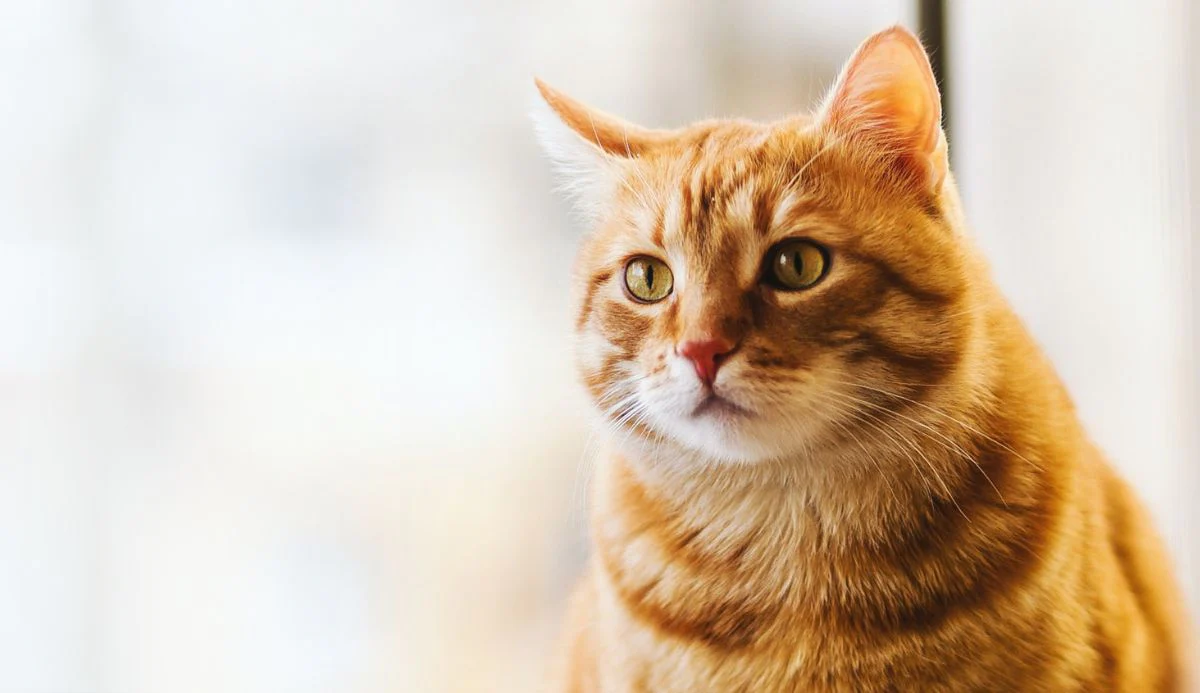
#> input picture Photos/cat-large.png, 1200 x 693 px
$ python basic.py
#> lines starting #> are read from the running program, lines starting #| are printed output that depends on the picture; after the words box and inside, x2 and y2 are one past the last pixel; in counts of white or black regions, pixels touching at a corner belong together
import cv2 as cv

# Reading Images
img = cv.imread('Photos/cat-large.png')
#> img is the input picture: shape (693, 1200, 3); mean B, G, R 179.1, 198.9, 217
cv.imshow('Cat', img)

# Converting an image in grayscale
gray = cv.cvtColor(img, cv.COLOR_BGR2GRAY)
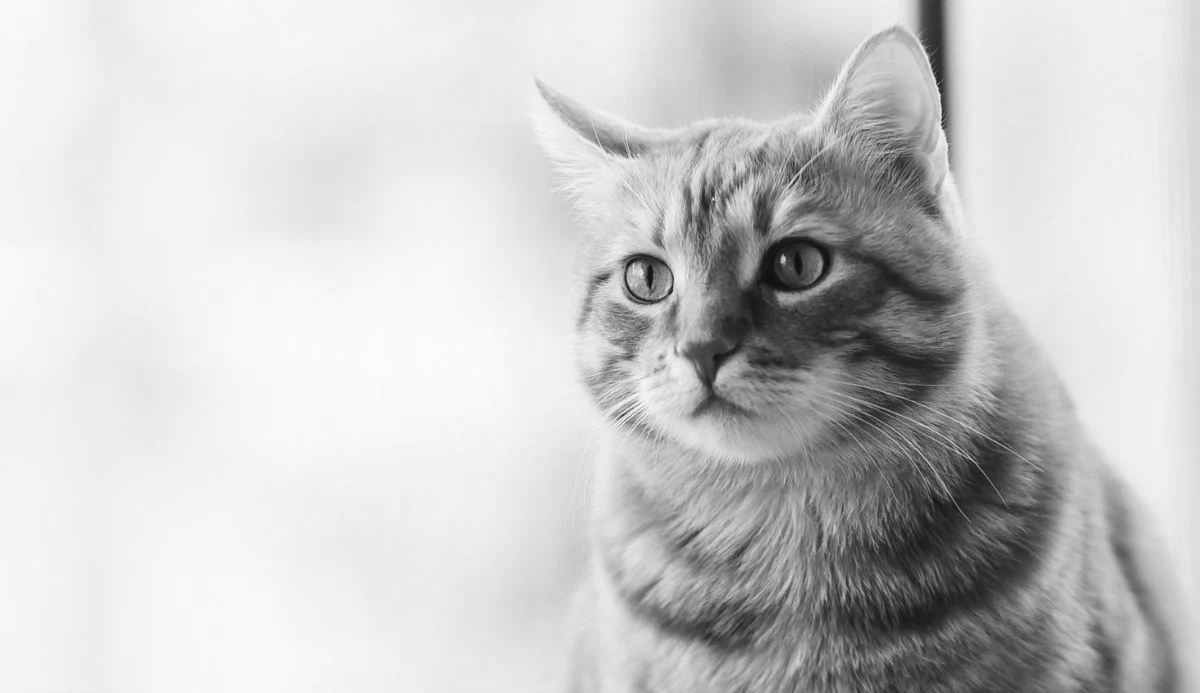
#> gray: shape (693, 1200); min 7, max 253, mean 202.1
cv.imshow('GrayCat', gray)

# Blur an image
blur = cv.GaussianBlur(img, (7,7), cv.BORDER_DEFAULT)
cv.imshow('Blur', blur)

# Edge Cascade
canny = cv.Canny(blur, 125,175)
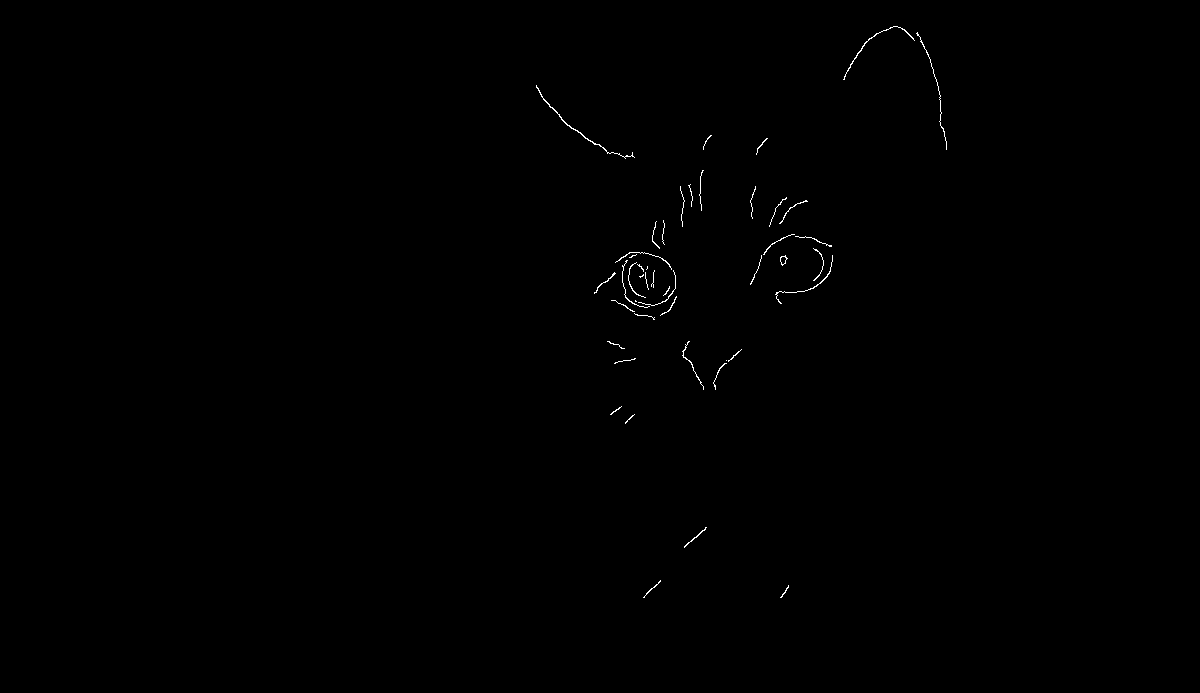
#> canny: shape (693, 1200); 0.23% white in thin lines or dots, all inside (x1, y1, x2, y2) = (536, 26, 947, 598)
cv.imshow('Canny', canny)

# Dilating the image
dilated = cv.dilate(canny, (7,7), iterations=3)
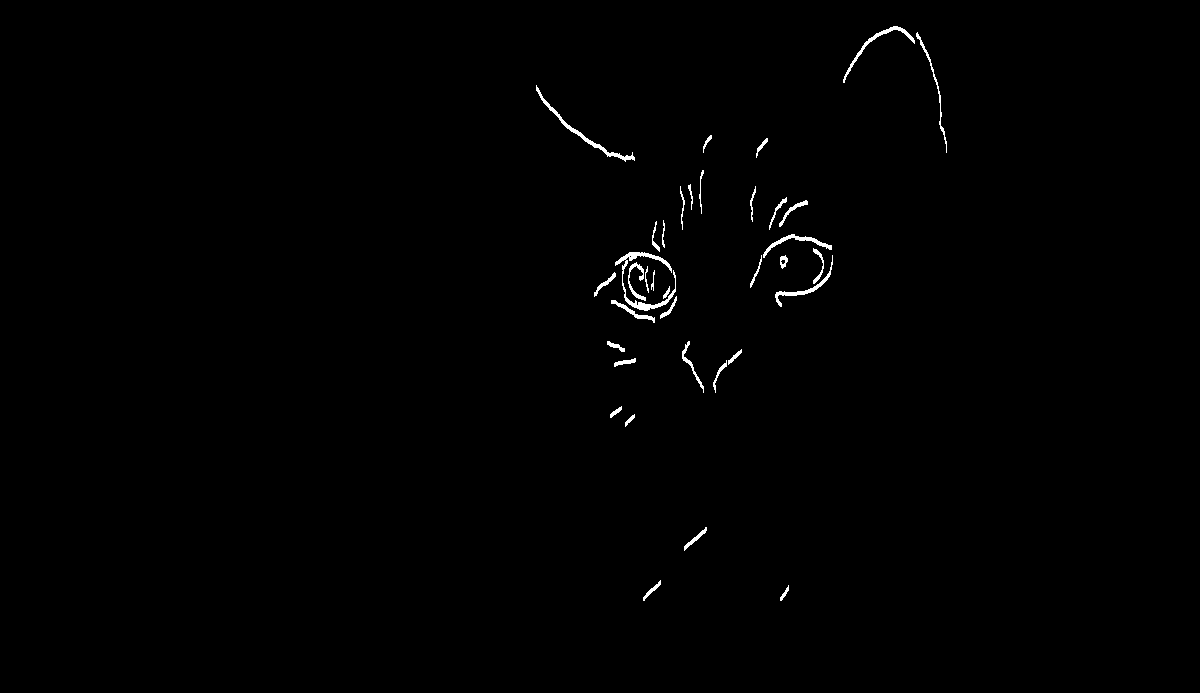
#> dilated: shape (693, 1200); 0.57% white; 36 white regions, largest, box (x1, y1, x2, y2) and area: (615, 252, 676, 311) 637, (536, 85, 635, 162) 470, (843, 26, 915, 83) 342
cv.imshow('Dilated', dilated)

# Eroding the image
eroded = cv.dilate(canny, (3,3), iterations=3)
cv.imshow('Eroded', eroded)

# Resize the image
resized = cv.resize(img, (500,500))
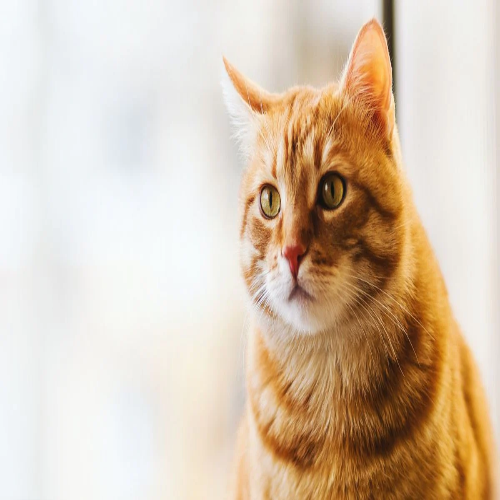
#> resized: shape (500, 500, 3); mean B, G, R 179, 198.8, 217
cv.imshow('Resized', resized)

# Cropp the image
cropped = img[50:690,500:1100]
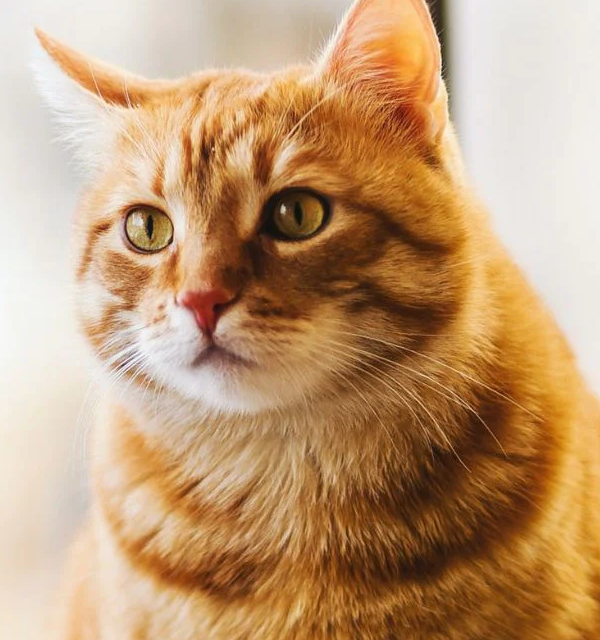
#> cropped: shape (640, 600, 3); mean B, G, R 119, 156.1, 192.9
cv.imshow('Resized', cropped)

cv.waitKey()
